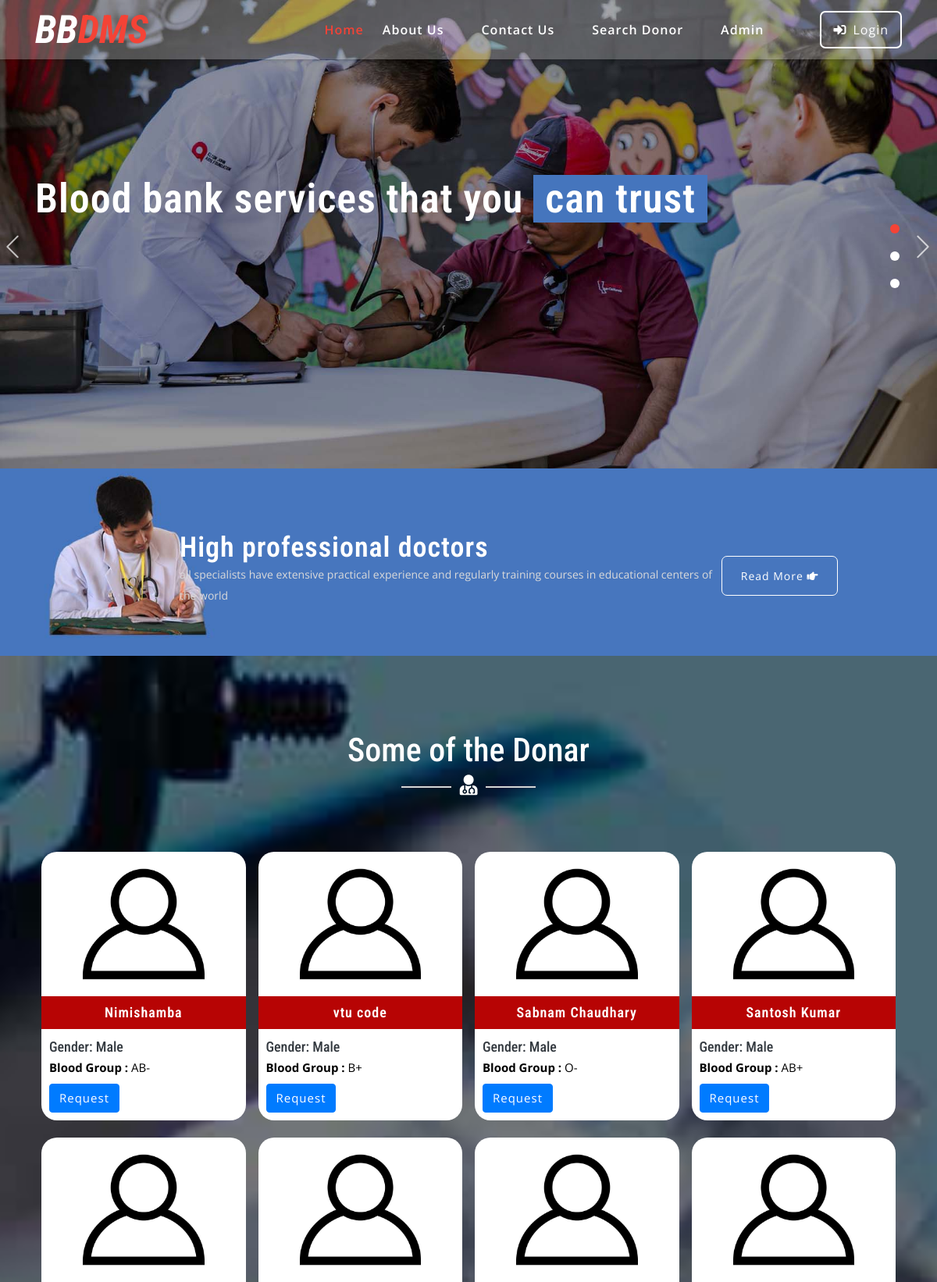
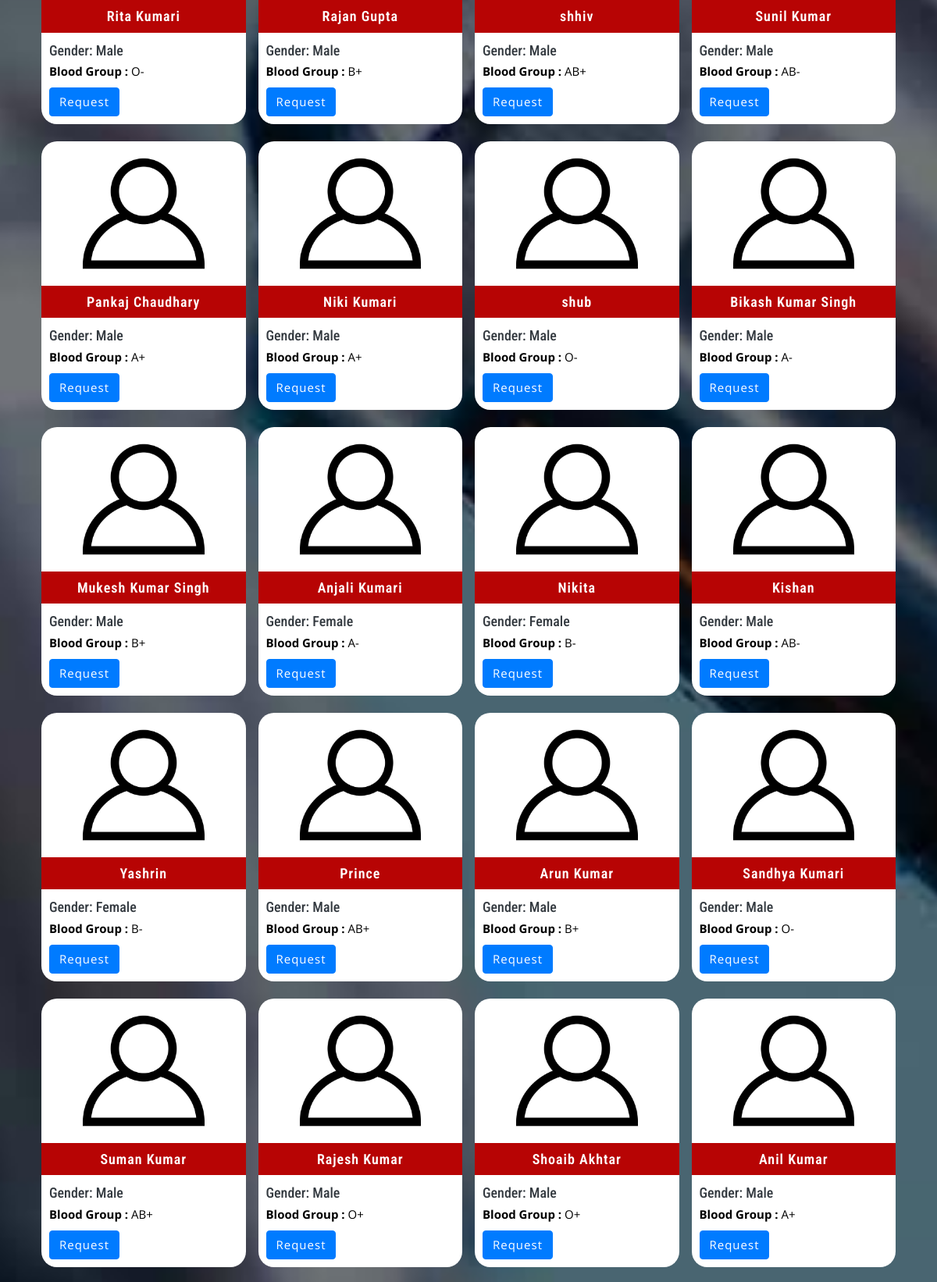
The page / (upper part) on the database its author committed (2 pictures, top to bottom).
### tables this page shows
CREATE TABLE `tblblooddonars` (
  `id` int(11) NOT NULL,
  `FullName` varchar(100) DEFAULT NULL,
  `MobileNumber` char(11) DEFAULT NULL,
  `EmailId` varchar(100) DEFAULT NULL,
  `Gender` varchar(20) DEFAULT NULL,
  `Age` int(11) DEFAULT NULL,
  `Weight` int(10) DEFAULT NULL,
  `Sugerlevels` varchar(20) DEFAULT NULL,
  `Bodytemprature` varchar(100) DEFAULT NULL,
  `Anydisease` varchar(11) DEFAULT NULL,
  `Pulserate` varchar(100) DEFAULT NULL,
  `Bloodpressure` varchar(11) DEFAULT NULL,
  `Hemoglobin` varchar(11) DEFAULT NULL,
  `BloodGroup` varchar(20) DEFAULT NULL,
  `Address` varchar(255) DEFAULT NULL,
  `Message` mediumtext DEFAULT NULL,
  `PostingDate` timestamp NOT NULL DEFAULT current_timestamp(),
  `status` int(1) DEFAULT NULL,
  `Password` varchar(250) DEFAULT NULL
);

### index.php (the view, shortened to what this page needs)
<?php
include('includes/config.php');
?>
<!DOCTYPE html>
<html lang="zxx">
<head>
	<link rel="stylesheet" href="css/bootstrap.css">
	<link rel="stylesheet" href="css/style.css" type="text/css" media="all" />
	<link rel="stylesheet" href="css/fontawesome-all.css">
</head>
<body>
	<?php include('includes/header.php');?>
	<div class="slider">
		<div class="callbacks_container">
			<ul class="rslides callbacks callbacks1" id="slider4">
				<li>
					<div class="banner-top1">
						<div class="banner-info_agile_w3ls">
							<div class="container">
								<h3>Blood bank services that you
									<span>can trust</span>
								</h3>
							</div>
						</div>
					</div>
				</li>
			</ul>
		</div>
	</div>
	<div class="banner-bottom py-5">
		<div class="d-flex container py-xl-3 py-lg-3">
			<div class="banner-left-bottom-w3ls offset-lg-2 offset-md-1">
				<h3 class="text-white my-3">High professional doctors</h3>
				<p>all specialists have extensive practical experience and regularly training courses in educational centers of the
					world</p>
			</div>
			<div class="button">
				<a href="about.php" class="w3ls-button-agile">Read More
					<i class="fas fa-hand-point-right"></i>
				</a>
			</div>
		</div>
	</div>
	<div class="blog-w3ls py-5" id="blog">
		<div class="container py-xl-5 py-lg-3">
			<div class="w3ls-titles text-center mb-5">
				<h3 class="title text-white">Some of the Donar</h3>
				<span>
					<i class="fas fa-user-md text-white"></i>
				</span>
			</div>
			<div class="row package-grids mt-5">
				<?php
$status=1;
$sql = "SELECT * from tblblooddonars where status=:status order by rand() limit 60";
$query = $dbh -> prepare($sql);
$query->bindParam(':status',$status,PDO::PARAM_STR);
$query->execute();
$results=$query->fetchAll(PDO::FETCH_OBJ);
if($query->rowCount() > 0)
{
foreach($results as $result)
{ ?>
				<div class="col-md-4 pricing" style="margin-top:2%;">
					<div class="price-top">
							<img src="images/blood-donor.jpg" alt="" class="img-fluid" />
						<h3><?php echo htmlentities($result->FullName);?>
						</h3>
					</div>
					<div class="price-bottom p-4">
						<h4 class="text-dark mb-3">Gender: <?php echo htmlentities($result->Gender);?></h4>
						<p class="card-text"><b>Blood Group :</b> <?php echo htmlentities($result->BloodGroup);?></p>
						<div class="type">
						<a class="btn btn-primary" style="color:#fff" href="contact-blood.php?cid=<?php echo $result->id;?>">Request</a>
						</div>
					</div>
				</div><?php }} ?>
			</div>
		</div>
	</div>
</body>
</html>

### includes/header.php (shortened to what this page needs)
<header>
<div id="home">
    <div class="main-top py-1">
        <nav class="navbar navbar-expand-lg navbar-light fixed-navi">
            <div class="container">
                <h1>
                    <a class="navbar-brand font-weight-bold font-italic" href="index.php">
                        <span>BB</span>DMS
                    </a>
                </h1>
                <div class="collapse navbar-collapse text-center" id="navbarSupportedContent">
                    <ul class="navbar-nav ml-lg-auto">
                        <li class="nav-item active mt-lg-0 mt-3">
                            <a class="nav-link" href="index.php">Home
                            </a>
                        </li>
                        <li class="nav-item mx-lg-4 my-lg-0 my-3">
                            <a class="nav-link" href="about.php">About Us</a>
                        </li>
                        <li class="nav-item mx-lg-4 my-lg-0 my-3">
                            <a class="nav-link" href="contact.php">Contact Us</a>
                        </li>
                        <li class="nav-item mx-lg-4 my-lg-0 my-3">
                            <a class="nav-link" href="search-donor.php">Search Donor</a>
                        </li>
                        <?php if (strlen($_SESSION['bbdmsdid']==0)) {?>
                        <li class="nav-item mx-lg-4 my-lg-0 my-3">
                            <a class="nav-link" href="admin/index.php">Admin</a>
                        </li>
                    </ul>
                    <a href="login.php" class="login-button ml-lg-5 mt-lg-0 mt-4 mb-lg-0 mb-3" >
                        <i class="fas fa-sign-in-alt mr-2"></i>Login</a><?php } ?>
                </div>
            </div>
        </nav>
    </div>
</div>

### rows shown on the page
tblblooddonars: FullName "Nimishamba", Gender "Male", BloodGroup "AB-"
tblblooddonars: FullName "vtu code", Gender "Male", BloodGroup "B+"
tblblooddonars: FullName "Sabnam Chaudhary", Gender "Male", BloodGroup "O-"
tblblooddonars: FullName "Santosh Kumar", Gender "Male", BloodGroup "AB+"
tblblooddonars: FullName "Rita Kumari", Gender "Male", BloodGroup "O-"
tblblooddonars: FullName "Rajan Gupta", Gender "Male", BloodGroup "B+"
tblblooddonars: FullName "shhiv", Gender "Male", BloodGroup "AB+"
tblblooddonars: FullName "Sunil Kumar", Gender "Male", BloodGroup "AB-"
tblblooddonars: FullName "Pankaj Chaudhary", Gender "Male", BloodGroup "A+"
tblblooddonars: FullName "Niki Kumari", Gender "Male", BloodGroup "A+"
tblblooddonars: FullName "shub", Gender "Male", BloodGroup "O-"
tblblooddonars: FullName "Bikash Kumar Singh", Gender "Male", BloodGroup "A-"
tblblooddonars: FullName "Mukesh Kumar Singh", Gender "Male", BloodGroup "B+"
tblblooddonars: FullName "Anjali Kumari", Gender "Female", BloodGroup "A-"
tblblooddonars: FullName "Nikita", Gender "Female", BloodGroup "B-"
tblblooddonars: FullName "Kishan", Gender "Male", BloodGroup "AB-"
tblblooddonars: FullName "Yashrin", Gender "Female", BloodGroup "B-"
tblblooddonars: FullName "Prince", Gender "Male", BloodGroup "AB+"
tblblooddonars: FullName "Arun Kumar", Gender "Male", BloodGroup "B+"
tblblooddonars: FullName "Sandhya Kumari", Gender "Male", BloodGroup "O-"
tblblooddonars: FullName "Suman Kumar", Gender "Male", BloodGroup "AB+"
tblblooddonars: FullName "Rajesh Kumar", Gender "Male", BloodGroup "O+"
tblblooddonars: FullName "Shoaib Akhtar", Gender "Male", BloodGroup "O+"
tblblooddonars: FullName "Anil Kumar", Gender "Male", BloodGroup "A+"
